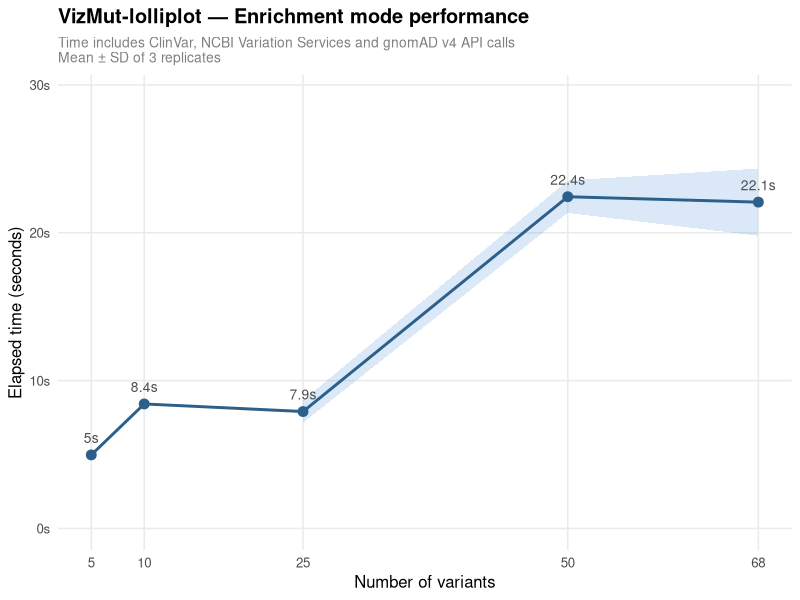

Write R code to recreate this figure.
library(ggplot2)

setwd("/home/carlos/VizMut-lolliplot")

bench_df <- read.csv("benchmarks/benchmark_results.csv")

p <- ggplot(bench_df, aes(x = n_variants, y = time_mean)) +
  geom_ribbon(aes(ymin = time_mean - time_sd,
                  ymax = time_mean + time_sd),
              fill = "#4A90D9", alpha = 0.2) +
  geom_line(color = "#2C5F8A", linewidth = 1) +
  geom_point(color = "#2C5F8A", size = 3) +
  geom_text(aes(label = paste0(round(time_mean, 1), "s")),
            vjust = -1.2, size = 3.5, color = "gray30") +
  scale_x_continuous(breaks = bench_df$n_variants) +
  scale_y_continuous(limits = c(0, max(bench_df$time_mean + bench_df$time_sd) * 1.2),
                     labels = function(x) paste0(x, "s")) +
  labs(
    title    = "VizMut-lolliplot — Enrichment mode performance",
    subtitle = "Time includes ClinVar, NCBI Variation Services and gnomAD v4 API calls\nMean ± SD of 3 replicates",
    x        = "Number of variants",
    y        = "Elapsed time (seconds)"
  ) +
  theme_minimal(base_size = 12) +
  theme(
    plot.title    = element_text(face = "bold"),
    plot.subtitle = element_text(color = "gray50", size = 10),
    panel.grid.minor = element_blank()
  )

ggsave("benchmarks/benchmark_plot.png", p,
       width = 8, height = 5, dpi = 150)

message("Plot guardado en benchmarks/benchmark_plot.png")
